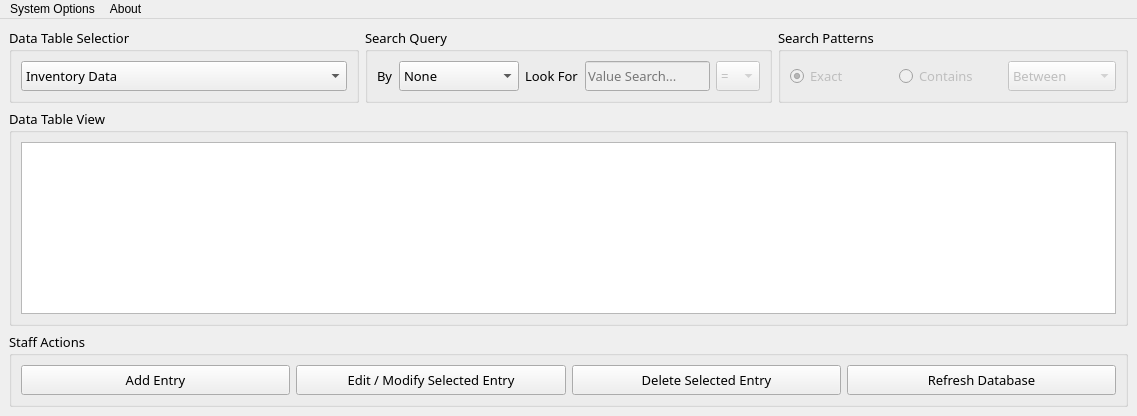
<?xml version="1.0" encoding="UTF-8"?>
<ui version="4.0">
 <class>Route88_DataViewer_Window</class>
 <widget class="QMainWindow" name="Route88_DataViewer_Window">
  <property name="windowModality">
   <enum>Qt::WindowModal</enum>
  </property>
  <property name="geometry">
   <rect>
    <x>0</x>
    <y>0</y>
    <width>1137</width>
    <height>416</height>
   </rect>
  </property>
  <property name="mouseTracking">
   <bool>true</bool>
  </property>
  <property name="focusPolicy">
   <enum>Qt::NoFocus</enum>
  </property>
  <property name="windowTitle">
   <string>Route88 System | Data Management View</string>
  </property>
  <property name="windowIcon">
   <iconset>
    <normaloff>IcoDisplay/r_88.ico</normaloff>IcoDisplay/r_88.ico</iconset>
  </property>
  <property name="unifiedTitleAndToolBarOnMac">
   <bool>false</bool>
  </property>
  <widget class="QWidget" name="centralwidget">
   <layout class="QVBoxLayout" name="verticalLayout">
    <item>
     <layout class="QHBoxLayout" name="horizontalLayout_6">
      <property name="spacing">
       <number>6</number>
      </property>
      <item>
       <widget class="QGroupBox" name="groupBox_5">
        <property name="sizePolicy">
         <sizepolicy hsizetype="Preferred" vsizetype="Preferred">
          <horstretch>0</horstretch>
          <verstretch>0</verstretch>
         </sizepolicy>
        </property>
        <property name="font">
         <font>
          <family>Roboto Mono</family>
          <pointsize>10</pointsize>
         </font>
        </property>
        <property name="title">
         <string>Data Table Selection</string>
        </property>
        <layout class="QHBoxLayout" name="horizontalLayout_7">
         <item>
          <widget class="QComboBox" name="TableSystem_Selection">
           <property name="sizePolicy">
            <sizepolicy hsizetype="Preferred" vsizetype="Ignored">
             <horstretch>0</horstretch>
             <verstretch>0</verstretch>
            </sizepolicy>
           </property>
           <item>
            <property name="text">
             <string>Inventory Data</string>
            </property>
           </item>
           <item>
            <property name="text">
             <string>Transaction Item Data</string>
            </property>
           </item>
           <item>
            <property name="text">
             <string>Supplier Data</string>
            </property>
           </item>
           <item>
            <property name="text">
             <string>Supplier Transaction Data</string>
            </property>
           </item>
           <item>
            <property name="text">
             <string>Receipt Data</string>
            </property>
           </item>
           <item>
            <property name="text">
             <string>Employee Data</string>
            </property>
           </item>
           <item>
            <property name="text">
             <string>Position Data</string>
            </property>
           </item>
          </widget>
         </item>
        </layout>
       </widget>
      </item>
      <item>
       <widget class="QGroupBox" name="groupBox_3">
        <property name="font">
         <font>
          <family>Roboto Mono</family>
          <pointsize>10</pointsize>
         </font>
        </property>
        <property name="title">
         <string>Search Query</string>
        </property>
        <layout class="QHBoxLayout" name="horizontalLayout_3">
         <item>
          <layout class="QHBoxLayout" name="horizontalLayout_2">
           <item>
            <widget class="QLabel" name="label">
             <property name="sizePolicy">
              <sizepolicy hsizetype="Fixed" vsizetype="Preferred">
               <horstretch>0</horstretch>
               <verstretch>0</verstretch>
              </sizepolicy>
             </property>
             <property name="minimumSize">
              <size>
               <width>0</width>
               <height>30</height>
              </size>
             </property>
             <property name="font">
              <font>
               <family>Roboto Mono</family>
               <pointsize>10</pointsize>
              </font>
             </property>
             <property name="text">
              <string>By</string>
             </property>
            </widget>
           </item>
           <item>
            <widget class="QComboBox" name="Query_ColumnOpt">
             <property name="sizePolicy">
              <sizepolicy hsizetype="Minimum" vsizetype="Ignored">
               <horstretch>0</horstretch>
               <verstretch>0</verstretch>
              </sizepolicy>
             </property>
             <property name="font">
              <font>
               <family>Roboto Mono</family>
               <pointsize>10</pointsize>
              </font>
             </property>
             <property name="statusTip">
              <string/>
             </property>
             <property name="currentText">
              <string>None</string>
             </property>
             <item>
              <property name="text">
               <string>None</string>
              </property>
             </item>
             <item>
              <property name="text">
               <string>All Columns</string>
              </property>
             </item>
             <item>
              <property name="text">
               <string>Item Code</string>
              </property>
             </item>
             <item>
              <property name="text">
               <string>Supplier Code</string>
              </property>
             </item>
             <item>
              <property name="text">
               <string>Item Name</string>
              </property>
             </item>
             <item>
              <property name="text">
               <string>Type</string>
              </property>
             </item>
             <item>
              <property name="text">
               <string>Quantity</string>
              </property>
             </item>
             <item>
              <property name="text">
               <string>Cost</string>
              </property>
             </item>
             <item>
              <property name="text">
               <string>Expiry Date</string>
              </property>
             </item>
             <item>
              <property name="text">
               <string>Menu Inclusion</string>
              </property>
             </item>
             <item>
              <property name="text">
               <string>Data Created</string>
              </property>
             </item>
             <item>
              <property name="text">
               <string>Last Modified</string>
              </property>
             </item>
            </widget>
           </item>
           <item>
            <widget class="QLabel" name="label_2">
             <property name="sizePolicy">
              <sizepolicy hsizetype="Fixed" vsizetype="Preferred">
               <horstretch>0</horstretch>
               <verstretch>0</verstretch>
              </sizepolicy>
             </property>
             <property name="minimumSize">
              <size>
               <width>0</width>
               <height>30</height>
              </size>
             </property>
             <property name="font">
              <font>
               <family>Roboto Mono</family>
               <pointsize>10</pointsize>
              </font>
             </property>
             <property name="text">
              <string>Look For</string>
             </property>
            </widget>
           </item>
           <item>
            <widget class="QLineEdit" name="Query_ValueToSearch">
             <property name="enabled">
              <bool>false</bool>
             </property>
             <property name="sizePolicy">
              <sizepolicy hsizetype="Minimum" vsizetype="Ignored">
               <horstretch>0</horstretch>
               <verstretch>0</verstretch>
              </sizepolicy>
             </property>
             <property name="placeholderText">
              <string>Value Search...</string>
             </property>
             <property name="clearButtonEnabled">
              <bool>true</bool>
             </property>
            </widget>
           </item>
           <item>
            <widget class="QComboBox" name="Query_Operator">
             <property name="enabled">
              <bool>false</bool>
             </property>
             <property name="sizePolicy">
              <sizepolicy hsizetype="Fixed" vsizetype="Ignored">
               <horstretch>0</horstretch>
               <verstretch>0</verstretch>
              </sizepolicy>
             </property>
             <property name="statusTip">
              <string/>
             </property>
             <item>
              <property name="text">
               <string>=</string>
              </property>
             </item>
             <item>
              <property name="text">
               <string>&lt;&gt;</string>
              </property>
             </item>
             <item>
              <property name="text">
               <string>&gt;</string>
              </property>
             </item>
             <item>
              <property name="text">
               <string>&lt;</string>
              </property>
             </item>
             <item>
              <property name="text">
               <string>&gt;=</string>
              </property>
             </item>
             <item>
              <property name="text">
               <string>&lt;=</string>
              </property>
             </item>
            </widget>
           </item>
          </layout>
         </item>
        </layout>
       </widget>
      </item>
      <item>
       <widget class="QGroupBox" name="groupBox_4">
        <property name="sizePolicy">
         <sizepolicy hsizetype="Preferred" vsizetype="Fixed">
          <horstretch>0</horstretch>
          <verstretch>0</verstretch>
         </sizepolicy>
        </property>
        <property name="font">
         <font>
          <family>Roboto Mono</family>
          <pointsize>10</pointsize>
         </font>
        </property>
        <property name="title">
         <string>Search Patterns</string>
        </property>
        <layout class="QHBoxLayout" name="horizontalLayout_5">
         <item>
          <widget class="QRadioButton" name="SearchPattern_ExactOpt">
           <property name="enabled">
            <bool>false</bool>
           </property>
           <property name="minimumSize">
            <size>
             <width>0</width>
             <height>30</height>
            </size>
           </property>
           <property name="font">
            <font>
             <family>Roboto Mono</family>
             <pointsize>10</pointsize>
            </font>
           </property>
           <property name="text">
            <string>Exact</string>
           </property>
           <property name="checked">
            <bool>true</bool>
           </property>
           <property name="autoExclusive">
            <bool>true</bool>
           </property>
          </widget>
         </item>
         <item>
          <widget class="QRadioButton" name="SearchPattern_ContainOpt">
           <property name="enabled">
            <bool>false</bool>
           </property>
           <property name="minimumSize">
            <size>
             <width>0</width>
             <height>30</height>
            </size>
           </property>
           <property name="font">
            <font>
             <family>Roboto Mono</family>
             <pointsize>10</pointsize>
            </font>
           </property>
           <property name="text">
            <string>Contains</string>
           </property>
          </widget>
         </item>
         <item>
          <widget class="QComboBox" name="SearchPattern_ComboBox">
           <property name="enabled">
            <bool>false</bool>
           </property>
           <property name="sizePolicy">
            <sizepolicy hsizetype="Preferred" vsizetype="Preferred">
             <horstretch>0</horstretch>
             <verstretch>0</verstretch>
            </sizepolicy>
           </property>
           <property name="minimumSize">
            <size>
             <width>0</width>
             <height>30</height>
            </size>
           </property>
           <property name="font">
            <font>
             <family>Roboto Mono</family>
             <pointsize>10</pointsize>
            </font>
           </property>
           <property name="statusTip">
            <string/>
           </property>
           <item>
            <property name="text">
             <string>Between</string>
            </property>
           </item>
           <item>
            <property name="text">
             <string>Starting With</string>
            </property>
           </item>
           <item>
            <property name="text">
             <string>Ends With</string>
            </property>
           </item>
          </widget>
         </item>
        </layout>
       </widget>
      </item>
     </layout>
    </item>
    <item>
     <widget class="QGroupBox" name="groupBox">
      <property name="font">
       <font>
        <family>Roboto Mono</family>
        <pointsize>10</pointsize>
       </font>
      </property>
      <property name="title">
       <string>Data Table View</string>
      </property>
      <layout class="QHBoxLayout" name="horizontalLayout">
       <item>
        <widget class="QTableWidget" name="InventoryTable_View">
         <property name="font">
          <font>
           <family>Roboto Mono</family>
           <pointsize>9</pointsize>
          </font>
         </property>
         <property name="sizeAdjustPolicy">
          <enum>QAbstractScrollArea::AdjustToContents</enum>
         </property>
         <property name="editTriggers">
          <set>QAbstractItemView::NoEditTriggers</set>
         </property>
         <property name="alternatingRowColors">
          <bool>true</bool>
         </property>
         <property name="selectionMode">
          <enum>QAbstractItemView::SingleSelection</enum>
         </property>
         <property name="selectionBehavior">
          <enum>QAbstractItemView::SelectRows</enum>
         </property>
         <property name="verticalScrollMode">
          <enum>QAbstractItemView::ScrollPerPixel</enum>
         </property>
         <property name="horizontalScrollMode">
          <enum>QAbstractItemView::ScrollPerPixel</enum>
         </property>
         <property name="showGrid">
          <bool>true</bool>
         </property>
         <property name="gridStyle">
          <enum>Qt::DashLine</enum>
         </property>
         <property name="sortingEnabled">
          <bool>true</bool>
         </property>
         <property name="cornerButtonEnabled">
          <bool>false</bool>
         </property>
         <attribute name="verticalHeaderVisible">
          <bool>false</bool>
         </attribute>
         <attribute name="verticalHeaderShowSortIndicator" stdset="0">
          <bool>true</bool>
         </attribute>
         <attribute name="verticalHeaderStretchLastSection">
          <bool>false</bool>
         </attribute>
        </widget>
       </item>
      </layout>
     </widget>
    </item>
    <item>
     <widget class="QGroupBox" name="groupBox_2">
      <property name="font">
       <font>
        <family>Roboto Mono</family>
        <pointsize>10</pointsize>
       </font>
      </property>
      <property name="title">
       <string>Staff Actions</string>
      </property>
      <layout class="QHBoxLayout" name="horizontalLayout_4">
       <item>
        <widget class="QPushButton" name="StaffAct_Add">
         <property name="sizePolicy">
          <sizepolicy hsizetype="Minimum" vsizetype="Ignored">
           <horstretch>0</horstretch>
           <verstretch>0</verstretch>
          </sizepolicy>
         </property>
         <property name="minimumSize">
          <size>
           <width>0</width>
           <height>30</height>
          </size>
         </property>
         <property name="font">
          <font>
           <pointsize>10</pointsize>
          </font>
         </property>
         <property name="statusTip">
          <string/>
         </property>
         <property name="text">
          <string>Add Entry</string>
         </property>
        </widget>
       </item>
       <item>
        <widget class="QPushButton" name="StaffAct_Edit">
         <property name="sizePolicy">
          <sizepolicy hsizetype="Minimum" vsizetype="Ignored">
           <horstretch>0</horstretch>
           <verstretch>0</verstretch>
          </sizepolicy>
         </property>
         <property name="minimumSize">
          <size>
           <width>0</width>
           <height>30</height>
          </size>
         </property>
         <property name="font">
          <font>
           <pointsize>10</pointsize>
          </font>
         </property>
         <property name="statusTip">
          <string/>
         </property>
         <property name="text">
          <string>Edit / Modify Selected Entry</string>
         </property>
        </widget>
       </item>
       <item>
        <widget class="QPushButton" name="StaffAct_Delete">
         <property name="sizePolicy">
          <sizepolicy hsizetype="Minimum" vsizetype="Ignored">
           <horstretch>0</horstretch>
           <verstretch>0</verstretch>
          </sizepolicy>
         </property>
         <property name="minimumSize">
          <size>
           <width>0</width>
           <height>30</height>
          </size>
         </property>
         <property name="font">
          <font>
           <pointsize>10</pointsize>
          </font>
         </property>
         <property name="statusTip">
          <string/>
         </property>
         <property name="text">
          <string>Delete Selected Entry</string>
         </property>
        </widget>
       </item>
       <item>
        <widget class="QPushButton" name="StaffAct_RefreshData">
         <property name="sizePolicy">
          <sizepolicy hsizetype="Minimum" vsizetype="Ignored">
           <horstretch>0</horstretch>
           <verstretch>0</verstretch>
          </sizepolicy>
         </property>
         <property name="minimumSize">
          <size>
           <width>0</width>
           <height>30</height>
          </size>
         </property>
         <property name="font">
          <font>
           <pointsize>10</pointsize>
          </font>
         </property>
         <property name="statusTip">
          <string/>
         </property>
         <property name="text">
          <string>Refresh Database</string>
         </property>
        </widget>
       </item>
      </layout>
     </widget>
    </item>
   </layout>
  </widget>
  <widget class="QMenuBar" name="menubar">
   <property name="geometry">
    <rect>
     <x>0</x>
     <y>0</y>
     <width>1137</width>
     <height>21</height>
    </rect>
   </property>
   <widget class="QMenu" name="menuWindow">
    <property name="title">
     <string>System Options</string>
    </property>
    <addaction name="Window_Quit"/>
   </widget>
   <widget class="QMenu" name="menuAbout">
    <property name="title">
     <string>About</string>
    </property>
    <addaction name="About_InfoSystem"/>
   </widget>
   <addaction name="menuWindow"/>
   <addaction name="menuAbout"/>
  </widget>
  <action name="About_InfoSystem">
   <property name="enabled">
    <bool>false</bool>
   </property>
   <property name="text">
    <string>About This System...</string>
   </property>
   <property name="menuRole">
    <enum>QAction::AboutRole</enum>
   </property>
  </action>
  <action name="Staff_SwitchTo">
   <property name="text">
    <string>Logout / Switch To...</string>
   </property>
   <property name="statusTip">
    <string>Go Back To Login Menu</string>
   </property>
  </action>
  <action name="Staff_Manage">
   <property name="text">
    <string>Manage Staffs...</string>
   </property>
   <property name="statusTip">
    <string>Manage Staff from the Window.</string>
   </property>
  </action>
  <action name="Window_SwitchSystemView">
   <property name="text">
    <string>Switch System...</string>
   </property>
   <property name="statusTip">
    <string>Switches Window to a Candidate Window to Switch.</string>
   </property>
   <property name="menuRole">
    <enum>QAction::ApplicationSpecificRole</enum>
   </property>
  </action>
  <action name="Window_Quit">
   <property name="text">
    <string>Switch System / User...</string>
   </property>
   <property name="statusTip">
    <string/>
   </property>
   <property name="shortcutContext">
    <enum>Qt::WindowShortcut</enum>
   </property>
   <property name="menuRole">
    <enum>QAction::QuitRole</enum>
   </property>
   <property name="shortcutVisibleInContextMenu">
    <bool>true</bool>
   </property>
  </action>
 </widget>
 <resources/>
 <connections/>
</ui>
